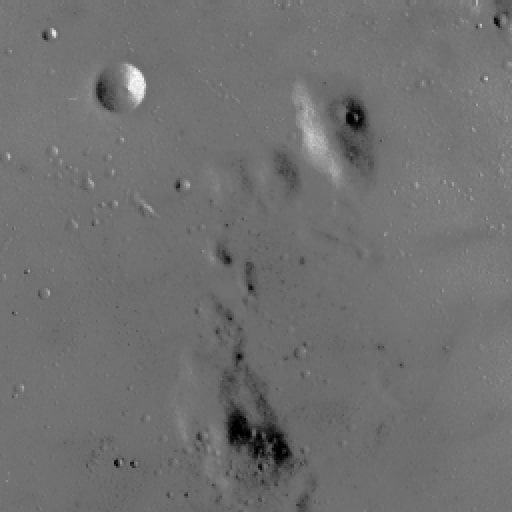
#> input picture HW1/Q3_image/image2.jpg, 512 x 512 px, found by its file name
$ jupyter execute Q3.ipynb
#> lines starting #> are read from the running program, lines starting #| are printed output that depends on the picture
[cell 1]
from google.colab import drive
drive.mount('/content/drive')

[cell 2]
import numpy as np
import cv2
from matplotlib import pyplot as plt
from google.colab.patches import cv2_imshow

# Question 3:

part 2:

[cell 3]
#define image1 here
image1 = np.array([[150, 151, 153, 155, 156, 155, 154],
                   [150, 151, 153, 155, 156, 155, 154],
                   [150, 151, 153, 155, 156, 155, 154],
                   [150, 151, 153, 155, 156, 155, 154],
                   [150, 151, 153, 155, 156, 155, 154]], np.float32)

[cell 4]
#code here
#first define a function for calculating histogram
def calc_hist(image):
    hist = cv2.calcHist([image], [0], None, [256], [0, 256])
    return(hist)

[cell 5]
#dont change this cell
plt.imshow(image1,cmap='gray',vmin=0,vmax=255)
plt.figure()
plt.plot(calc_hist(image1))
plt.title('histogram')
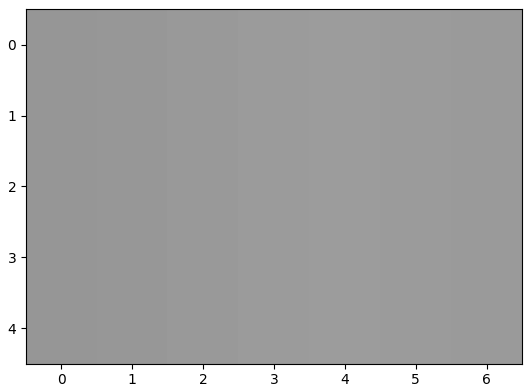
#> figure drawn by matplotlib, 1 panel
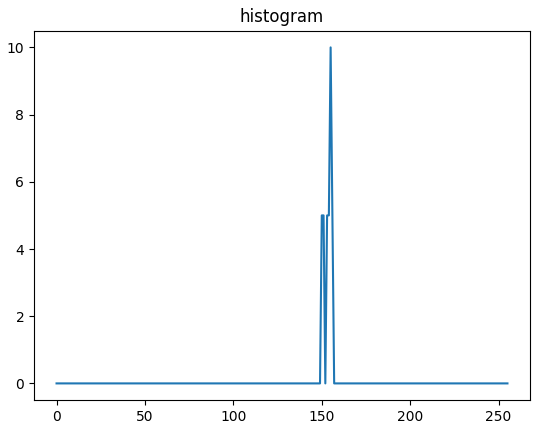
#> figure drawn by matplotlib, 1 panel; curve peaks at x = 155, y = 10

[cell 6]
#code here
#define a function (stretch) for stretching(input:image , output: stretched image)


def stretch_hist(image):
  '''
  don't use libraries
  input(s):
    image (ndarray): input image
  output(s):
    output_image (ndarray): enhanced image with histogram stretching
  '''
  output_image = image.copy()
  # Start
  f_min = np.min(image)
  f_max = np.max(image)
  MIN = 0
  MAX = 255
  for x in np.nditer(output_image, op_flags=['readwrite']):
    x[...] = round(((x-f_min) / (f_max-f_min)) * (MAX-MIN) + MIN)
  # End
  return output_image

[cell 7]
#dont change this cell
plt.imshow(stretch_hist(image1),cmap='gray',vmin=0,vmax=255)
plt.figure()
plt.plot(calc_hist(stretch_hist(image1)))
plt.title('new histogram')
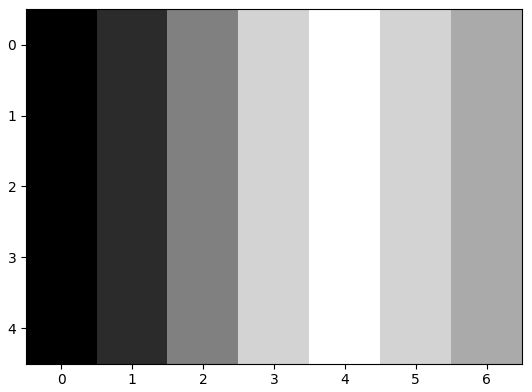
#> figure drawn by matplotlib, 1 panel
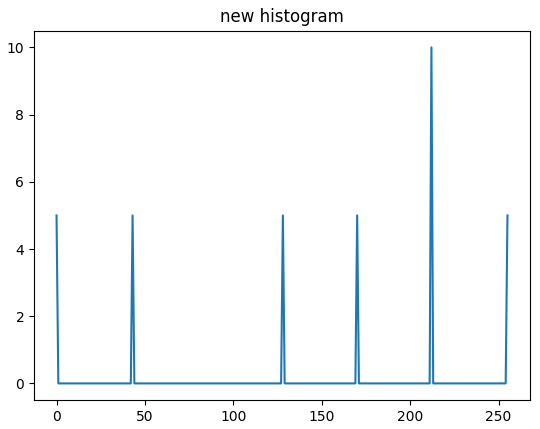
#> figure drawn by matplotlib, 1 panel; curve peaks at x = 212, y = 10

# part3

[cell 8]
# first read the image and show it.(image2)
path = '/content/drive/MyDrive/ColabNotebooks/FCV/HW1/Q3_image/image2.jpg'
image2 = cv2.imread(path, cv2.IMREAD_GRAYSCALE)
#> image2 is the input picture: shape (512, 512); min 0, max 255, mean 112.2
cv2_imshow(image2)

[cell 9]
#use stretch function to improve quality of the image and show it
# show thw histogram of image2 before improvement
plt.figure()
plt.plot(calc_hist(image2))
plt.title('histogram')

# improve the image2 with stretch
plt.figure()
plt.plot(calc_hist(stretch_hist(image2)))
plt.title('new histogram')
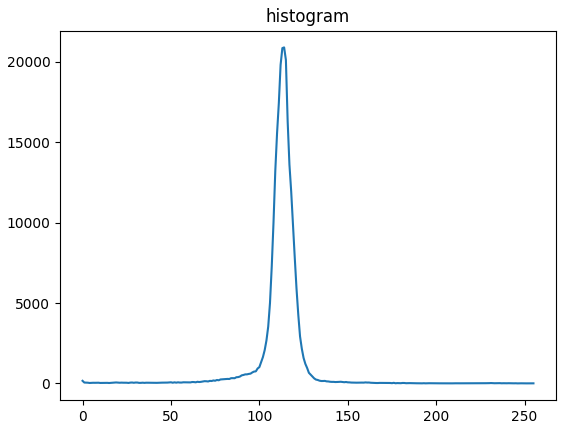
#> figure drawn by matplotlib, 1 panel; curve peaks at x = 114, y = 20906
#> figure, not shown here; curve peaks at x = 114, y = 20906

[cell 10]
#define new function that can improve this image

def modified_stretch_hist(image):
  '''
  don't use libraries
  input(s):
    image (ndarray): input image
  output(s):
    output_image (ndarray): enhanced image with modified histogram stretching
  '''
  output_image = image.copy()
  MIN = 0
  MAX = 255
  one_percent = int((image.shape[0] * image.shape[1]) / 100)
#> one_percent = 2621
  sorted_pixels = np.sort(image.flatten())
  clipped_img = sorted_pixels[one_percent:len(sorted_pixels)-(one_percent)]
  # Define lower and upper clipping thresholds
  f1 = clipped_img.min()
#> f1 = 57
  f99 = clipped_img.max()
#> f99 = 140
  ############
  # Your code
  for x in np.nditer(output_image, op_flags=['readwrite']):
    if x < f1:
      x[...] = MIN
      continue
    elif x > f99:
      x[...] = MAX
      continue
    else:
      x[...] = round(((x-f1) / (f99-f1)) * (MAX-MIN) + MIN)
#> this loop made 262144 passes
  # End
  ############
  cv2_imshow(output_image)
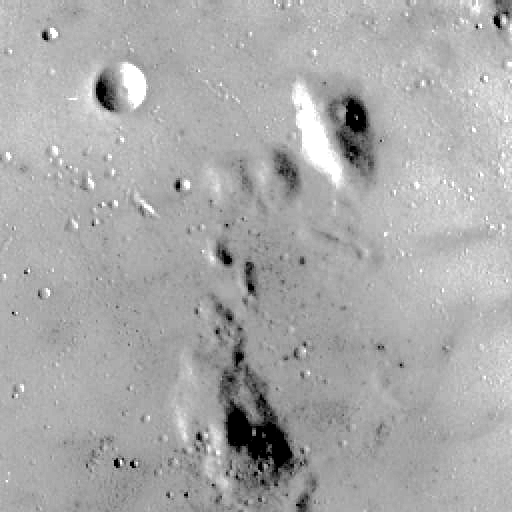
#> shown: shape (512, 512); min 0, max 255, mean 169.5
  return output_image


def histogram_equalization(image):
  output_image = image.copy()
  hist = np.zeros(256, dtype=np.float32)
  MIN = 0
  MAX = 255
  # Calculate histogram of input image
  hist = calc_hist(image)
#> hist = 256 values, max 20906 at index 114, min 0 at index 250, mean 1024
  # Calculate (CDF)
  cdf = np.zeros(256, dtype=np.float32)
  cdf[0] = hist[0]
  for i in range(1, len(hist)):
    cdf[i] = cdf[i-1] + hist[i]
#> after the loop, cdf = 256 values from 160 to 262144
  cdf_normalized = MAX*(cdf / float((image.shape[0] * image.shape[1])))
#> cdf_normalized = 256 values from 0.156 to 255
  # Map image intensities to new values using CDF
  for x in np.nditer(output_image, op_flags=['readwrite']):
      x[...] = round(cdf_normalized[x])
  # cv2_imshow(output_image)
  return modified_stretch_hist(output_image)
#> in modified_stretch_hist (call 2), `output_image = image.copy()`:
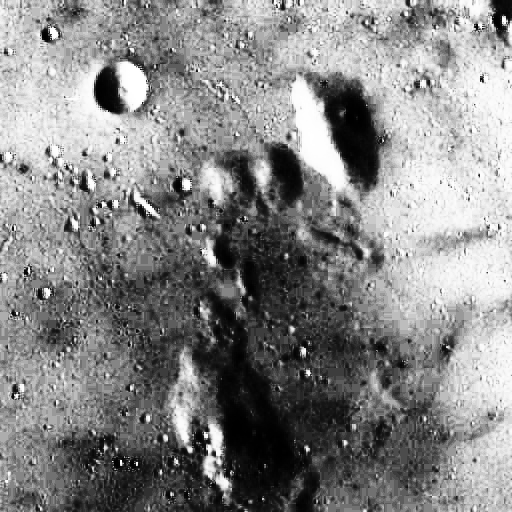
#> output_image: shape (512, 512); min 0, max 255, mean 133.9
#> in modified_stretch_hist (call 2), `f1 = clipped_img.min()`: f1 = 3
#> in modified_stretch_hist (call 2), `f99 = clipped_img.max()`: f99 = 253
#> the loop in modified_stretch_hist (call 2), `for x in np.nditer(output_image, op_flags=['readwrite']):` made 262144 passes

[cell 11]
#try your new function and show the result
plt.figure()
plt.plot(calc_hist(modified_stretch_hist(image2)))
plt.title('histogram clipping:')

plt.figure()
plt.plot(calc_hist(histogram_equalization(image2)))
plt.title('histogram equalization:')
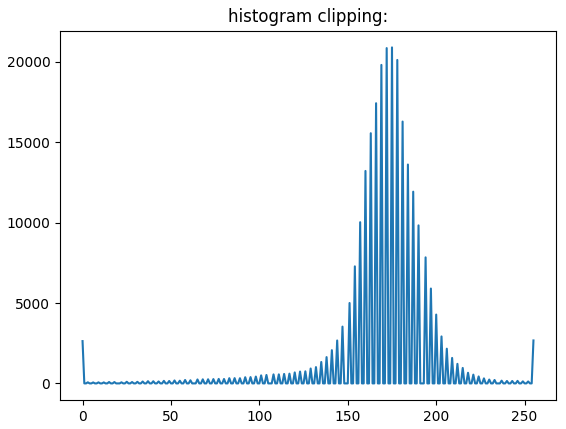
#> figure drawn by matplotlib, 1 panel; curve peaks at x = 175, y = 20906
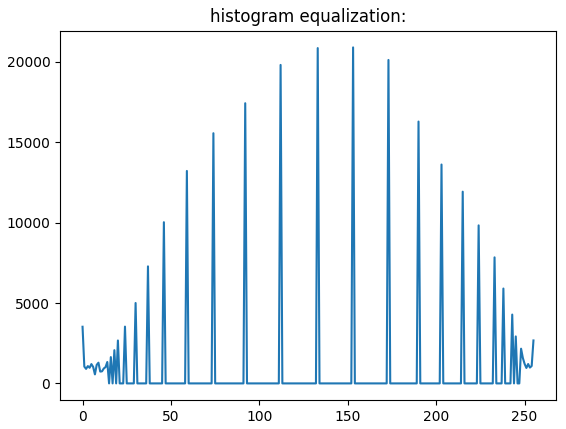
#> figure drawn by matplotlib, 1 panel; curve peaks at x = 153, y = 20906
